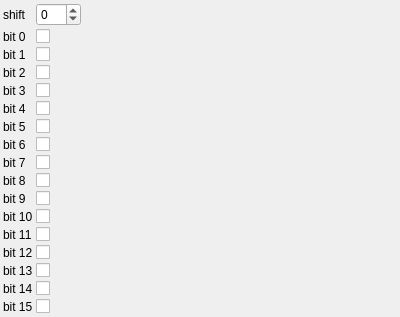
<?xml version="1.0" encoding="UTF-8"?>
<ui version="4.0">
 <class>BitSelectorParametersControlWidget</class> 
 <widget class="QWidget" name="BitSelectorParametersControlWidget">
  <property name="geometry">
   <rect>
    <x>0</x>
    <y>0</y>
    <width>400</width>
    <height>300</height>
   </rect>
  </property>
  <property name="windowTitle">
   <string>BitSelectorParameters</string>
  </property>
  <layout class="QGridLayout" name="gridLayout">
   <property name="margin">
    <number>3</number>
   </property>
   <property name="spacing">
    <number>3</number>
   </property>
    <item row="0" column="0">
     <widget class="QLabel" name="label_0">
       <property name="text">
         <string>shift</string>
       </property>
     </widget>
    </item>
    <item row="0" column="1">
     <widget class="QSpinBox" name="shiftSpinBox">
       <property name="toolTip">
         <string>shift</string>
       </property>
       <property name="minimum">
        <number>-16</number>
       </property>
       <property name="maximum">
        <number>16</number>
       </property>
       <property name="singleStep">
        <number>1</number>
       </property>
       <property name="value">
        <number>0</number>
       </property>
     </widget>
    </item>
    <item row="1" column="0">
     <widget class="QLabel" name="label_1">
       <property name="text">
         <string>bit 0</string>
       </property>
     </widget>
    </item>
    <item row="1" column="1">
     <widget class="QCheckBox" name="bit0CheckBox">
       <property name="toolTip">
         <string>bit 0</string>
       </property>
       <property name="checked">
           <bool>1</bool>
       </property>
     </widget>
    </item>
    <item row="2" column="0">
     <widget class="QLabel" name="label_2">
       <property name="text">
         <string>bit 1</string>
       </property>
     </widget>
    </item>
    <item row="2" column="1">
     <widget class="QCheckBox" name="bit1CheckBox">
       <property name="toolTip">
         <string>bit 1</string>
       </property>
       <property name="checked">
           <bool>1</bool>
       </property>
     </widget>
    </item>
    <item row="3" column="0">
     <widget class="QLabel" name="label_3">
       <property name="text">
         <string>bit 2</string>
       </property>
     </widget>
    </item>
    <item row="3" column="1">
     <widget class="QCheckBox" name="bit2CheckBox">
       <property name="toolTip">
         <string>bit 2</string>
       </property>
       <property name="checked">
           <bool>1</bool>
       </property>
     </widget>
    </item>
    <item row="4" column="0">
     <widget class="QLabel" name="label_4">
       <property name="text">
         <string>bit 3</string>
       </property>
     </widget>
    </item>
    <item row="4" column="1">
     <widget class="QCheckBox" name="bit3CheckBox">
       <property name="toolTip">
         <string>bit 3</string>
       </property>
       <property name="checked">
           <bool>1</bool>
       </property>
     </widget>
    </item>
    <item row="5" column="0">
     <widget class="QLabel" name="label_5">
       <property name="text">
         <string>bit 4</string>
       </property>
     </widget>
    </item>
    <item row="5" column="1">
     <widget class="QCheckBox" name="bit4CheckBox">
       <property name="toolTip">
         <string>bit 4</string>
       </property>
       <property name="checked">
           <bool>1</bool>
       </property>
     </widget>
    </item>
    <item row="6" column="0">
     <widget class="QLabel" name="label_6">
       <property name="text">
         <string>bit 5</string>
       </property>
     </widget>
    </item>
    <item row="6" column="1">
     <widget class="QCheckBox" name="bit5CheckBox">
       <property name="toolTip">
         <string>bit 5</string>
       </property>
       <property name="checked">
           <bool>1</bool>
       </property>
     </widget>
    </item>
    <item row="7" column="0">
     <widget class="QLabel" name="label_7">
       <property name="text">
         <string>bit 6</string>
       </property>
     </widget>
    </item>
    <item row="7" column="1">
     <widget class="QCheckBox" name="bit6CheckBox">
       <property name="toolTip">
         <string>bit 6</string>
       </property>
       <property name="checked">
           <bool>1</bool>
       </property>
     </widget>
    </item>
    <item row="8" column="0">
     <widget class="QLabel" name="label_8">
       <property name="text">
         <string>bit 7</string>
       </property>
     </widget>
    </item>
    <item row="8" column="1">
     <widget class="QCheckBox" name="bit7CheckBox">
       <property name="toolTip">
         <string>bit 7</string>
       </property>
       <property name="checked">
           <bool>1</bool>
       </property>
     </widget>
    </item>
    <item row="9" column="0">
     <widget class="QLabel" name="label_9">
       <property name="text">
         <string>bit 8</string>
       </property>
     </widget>
    </item>
    <item row="9" column="1">
     <widget class="QCheckBox" name="bit8CheckBox">
       <property name="toolTip">
         <string>bit 8</string>
       </property>
       <property name="checked">
           <bool>1</bool>
       </property>
     </widget>
    </item>
    <item row="10" column="0">
     <widget class="QLabel" name="label_10">
       <property name="text">
         <string>bit 9</string>
       </property>
     </widget>
    </item>
    <item row="10" column="1">
     <widget class="QCheckBox" name="bit9CheckBox">
       <property name="toolTip">
         <string>bit 9</string>
       </property>
       <property name="checked">
           <bool>1</bool>
       </property>
     </widget>
    </item>
    <item row="11" column="0">
     <widget class="QLabel" name="label_11">
       <property name="text">
         <string>bit 10</string>
       </property>
     </widget>
    </item>
    <item row="11" column="1">
     <widget class="QCheckBox" name="bit10CheckBox">
       <property name="toolTip">
         <string>bit 10</string>
       </property>
       <property name="checked">
           <bool>1</bool>
       </property>
     </widget>
    </item>
    <item row="12" column="0">
     <widget class="QLabel" name="label_12">
       <property name="text">
         <string>bit 11</string>
       </property>
     </widget>
    </item>
    <item row="12" column="1">
     <widget class="QCheckBox" name="bit11CheckBox">
       <property name="toolTip">
         <string>bit 11</string>
       </property>
       <property name="checked">
           <bool>1</bool>
       </property>
     </widget>
    </item>
    <item row="13" column="0">
     <widget class="QLabel" name="label_13">
       <property name="text">
         <string>bit 12</string>
       </property>
     </widget>
    </item>
    <item row="13" column="1">
     <widget class="QCheckBox" name="bit12CheckBox">
       <property name="toolTip">
         <string>bit 12</string>
       </property>
       <property name="checked">
           <bool>1</bool>
       </property>
     </widget>
    </item>
    <item row="14" column="0">
     <widget class="QLabel" name="label_14">
       <property name="text">
         <string>bit 13</string>
       </property>
     </widget>
    </item>
    <item row="14" column="1">
     <widget class="QCheckBox" name="bit13CheckBox">
       <property name="toolTip">
         <string>bit 13</string>
       </property>
       <property name="checked">
           <bool>1</bool>
       </property>
     </widget>
    </item>
    <item row="15" column="0">
     <widget class="QLabel" name="label_15">
       <property name="text">
         <string>bit 14</string>
       </property>
     </widget>
    </item>
    <item row="15" column="1">
     <widget class="QCheckBox" name="bit14CheckBox">
       <property name="toolTip">
         <string>bit 14</string>
       </property>
       <property name="checked">
           <bool>1</bool>
       </property>
     </widget>
    </item>
    <item row="16" column="0">
     <widget class="QLabel" name="label_16">
       <property name="text">
         <string>bit 15</string>
       </property>
     </widget>
    </item>
    <item row="16" column="1">
     <widget class="QCheckBox" name="bit15CheckBox">
       <property name="toolTip">
         <string>bit 15</string>
       </property>
       <property name="checked">
           <bool>1</bool>
       </property>
     </widget>
    </item>
   <item row="17" column="0">
    <spacer name="verticalSpacer">
     <property name="orientation">
      <enum>Qt::Vertical</enum>
     </property>
     <property name="sizeHint" stdset="0">
      <size>
       <width>0</width>
       <height>0</height>
      </size>
     </property>
    </spacer>
   </item>
   <item row="17" column="2">
    <spacer name="horizontalSpacer">
     <property name="orientation">
      <enum>Qt::Horizontal</enum>
     </property>
     <property name="sizeHint" stdset="0">
      <size>
       <width>0</width>
       <height>0</height>
      </size>
     </property>
    </spacer>
   </item>
  </layout>
 </widget>
 <layoutdefault spacing="3" margin="3"/>
 <resources/>
 <connections>
  <connection>
   <sender>shiftSpinBox</sender>
   <signal>valueChanged(int)</signal>
   <receiver>BitSelectorParametersControlWidget</receiver>
   <slot>changeParameters()</slot>
  </connection>
  <connection>
   <sender>bit0CheckBox</sender>
   <signal>stateChanged(int)</signal>
   <receiver>BitSelectorParametersControlWidget</receiver>
   <slot>changeParameters()</slot>
  </connection>
  <connection>
   <sender>bit1CheckBox</sender>
   <signal>stateChanged(int)</signal>
   <receiver>BitSelectorParametersControlWidget</receiver>
   <slot>changeParameters()</slot>
  </connection>
  <connection>
   <sender>bit2CheckBox</sender>
   <signal>stateChanged(int)</signal>
   <receiver>BitSelectorParametersControlWidget</receiver>
   <slot>changeParameters()</slot>
  </connection>
  <connection>
   <sender>bit3CheckBox</sender>
   <signal>stateChanged(int)</signal>
   <receiver>BitSelectorParametersControlWidget</receiver>
   <slot>changeParameters()</slot>
  </connection>
  <connection>
   <sender>bit4CheckBox</sender>
   <signal>stateChanged(int)</signal>
   <receiver>BitSelectorParametersControlWidget</receiver>
   <slot>changeParameters()</slot>
  </connection>
  <connection>
   <sender>bit5CheckBox</sender>
   <signal>stateChanged(int)</signal>
   <receiver>BitSelectorParametersControlWidget</receiver>
   <slot>changeParameters()</slot>
  </connection>
  <connection>
   <sender>bit6CheckBox</sender>
   <signal>stateChanged(int)</signal>
   <receiver>BitSelectorParametersControlWidget</receiver>
   <slot>changeParameters()</slot>
  </connection>
  <connection>
   <sender>bit7CheckBox</sender>
   <signal>stateChanged(int)</signal>
   <receiver>BitSelectorParametersControlWidget</receiver>
   <slot>changeParameters()</slot>
  </connection>
  <connection>
   <sender>bit8CheckBox</sender>
   <signal>stateChanged(int)</signal>
   <receiver>BitSelectorParametersControlWidget</receiver>
   <slot>changeParameters()</slot>
  </connection>
  <connection>
   <sender>bit9CheckBox</sender>
   <signal>stateChanged(int)</signal>
   <receiver>BitSelectorParametersControlWidget</receiver>
   <slot>changeParameters()</slot>
  </connection>
  <connection>
   <sender>bit10CheckBox</sender>
   <signal>stateChanged(int)</signal>
   <receiver>BitSelectorParametersControlWidget</receiver>
   <slot>changeParameters()</slot>
  </connection>
  <connection>
   <sender>bit11CheckBox</sender>
   <signal>stateChanged(int)</signal>
   <receiver>BitSelectorParametersControlWidget</receiver>
   <slot>changeParameters()</slot>
  </connection>
  <connection>
   <sender>bit12CheckBox</sender>
   <signal>stateChanged(int)</signal>
   <receiver>BitSelectorParametersControlWidget</receiver>
   <slot>changeParameters()</slot>
  </connection>
  <connection>
   <sender>bit13CheckBox</sender>
   <signal>stateChanged(int)</signal>
   <receiver>BitSelectorParametersControlWidget</receiver>
   <slot>changeParameters()</slot>
  </connection>
  <connection>
   <sender>bit14CheckBox</sender>
   <signal>stateChanged(int)</signal>
   <receiver>BitSelectorParametersControlWidget</receiver>
   <slot>changeParameters()</slot>
  </connection>
  <connection>
   <sender>bit15CheckBox</sender>
   <signal>stateChanged(int)</signal>
   <receiver>BitSelectorParametersControlWidget</receiver>
   <slot>changeParameters()</slot>
  </connection>
 </connections>
 <slots>
  <slot>changeParameters()</slot>
 </slots>
 <customwidgets>
 </customwidgets>
</ui>
